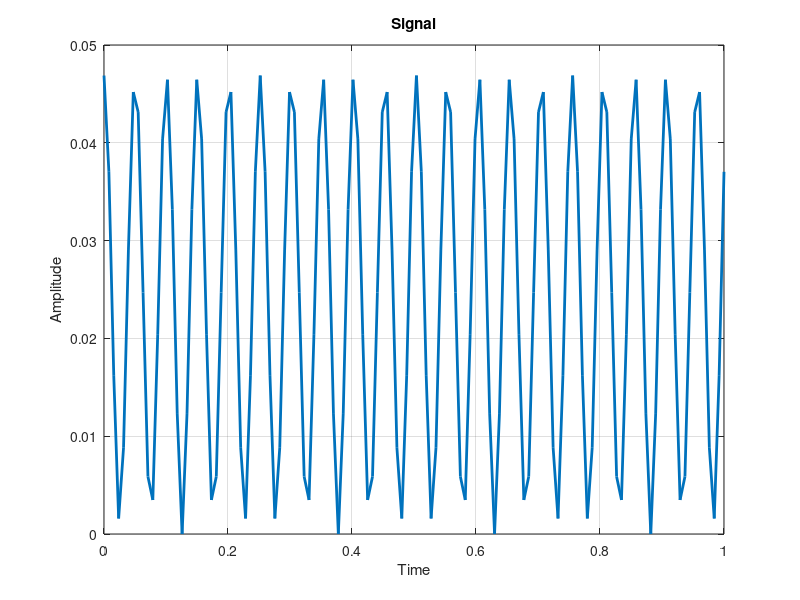

MATLAB code for this plot: (Note: this script raises an error after producing the figure.)
clear all; clc

%% 1 Fouirer trnsform
S(20) = 2;
S(40) = 3;
S(60) = 1;
S(61:128) = 0;

Signal = ifft(S);
t = linspace(0, 1, length(S));

set(gcf, 'position', [400, 200, 680, 480])
plot(t, abs(Signal), "LineWidth", 2)
title("Signal")
xlabel('Time')
ylabel('Amplitude')
grid("on")


%% 2 Noise generation

SNR = 10;
NoisedSignal = NoiseGenerator(SNR, Signal);

figure
set(gcf, 'position', [400, 200, 680, 480])
plot(t, abs(NoisedSignal), "LineWidth", 2)
title("Signal + Noise")
xlabel('Time')
ylabel('Amplitude')
grid("on")

%% 3 Powers of signals

P_Signal = PowerSignal(Signal);
P_Noise = PowerSignal(NoisedSignal - Signal);
P_NoisedSignal = PowerSignal(NoisedSignal);

%% 4 Parseval theorem

SignalSpec = fft(Signal);
NoiseSpec = fft(NoisedSignal - Signal);
NoisedSignalSpec = fft(NoisedSignal);

P_SignalSpec = PowerSignal(SignalSpec)/length(SignalSpec);
P_NoiseSpec = PowerSignal(NoiseSpec)/length(NoiseSpec);
P_NoisedSignalSpec = PowerSignal(NoisedSignalSpec)/length(NoisedSignalSpec);

if abs(P_SignalSpec - P_Signal)/P_Signal < 0.001
    disp('True')
else
    disp('False')
end

if abs(P_Noise - P_NoiseSpec)/P_Noise < 0.001
    disp('True')
else
    disp('False')
end

if abs(P_NoisedSignal - P_NoisedSignalSpec)/P_NoisedSignal < 0.001
    disp('True')
else
    disp('False')
end

figure
subplot(3, 1, 1)
set(gcf, 'position', [400, 200, 680, 480])
plot(abs(SignalSpec), "LineWidth", 1.5)
title('Spectrum Signal')
xlabel('Frequency')
ylabel('Amplitude')
grid("on")
subplot(3, 1, 2)
plot(abs(NoiseSpec), 'LineWidth', 1.5)
title('Spectrum Noise')
xlabel('Frequency')
ylabel('Amplitude')
grid("on")
subplot(3, 1, 3)
plot(abs(NoisedSignalSpec), 'LineWidth', 1.5)
title('Spectrum NoisedSignal')
xlabel('Frequency')
ylabel('Amplitude')
grid("on")
    
%% 5 Signal filtering

FilteredNoisedSignal = FilterSignal(NoisedSignal);

FilterSignalSpec = fft(FilteredNoisedSignal);

figure
set(gcf, 'position', [400, 200, 680, 480])
subplot(2, 1, 1)
plot(abs(NoisedSignalSpec), "LineWidth", 1.5)
title('Spectrum NoisedSignal')
xlabel('Frequency')
ylabel('Amplitude')
grid("on")
subplot(2, 1, 2)
plot(abs(FilterSignalSpec), "LineWidth", 1.5)
title('Spectrum FilteredNoisedSignal')
xlabel('Frequency')
ylabel('Amplitude')
grid("on")

%% 6 SNR comparsion

SNR_NoisedSignal = 10*log10(P_Signal/P_Noise);
SNR_FilteredNoisedSignal = 10*log10(P_Signal/PowerSignal(FilteredNoisedSignal - Signal));


disp("ОСШ до фильрации: ")
disp(SNR_NoisedSignal)
disp("ОСШ после фильтрации: ")
disp(SNR_FilteredNoisedSignal)

disp("Чем больше ОСШ, тем меньше шум влияет на характеристики системы")
disp("Выигрышь ОСШ на: ")
disp(SNR_FilteredNoisedSignal - SNR_NoisedSignal)
disp("Видим что филтрованный сигнал дает больше ОСШ, чем сигнал до фильтрации." + ...
    " Значит шум меньше влияет на наш сигнал")
disp("Обратное не может быть, так как чем больше мощность шума тем меньше ОСШ")


